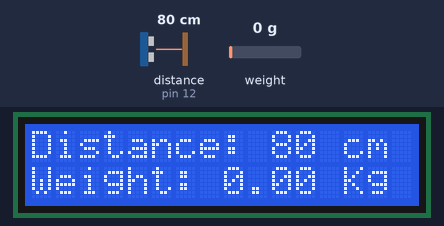
The sketch below on a simulated Arduino Mega 2560, built with avr-gcc and run on an emulated ATmega2560. Parts: 16×2 character LCD. The inputs (shaded band) are chosen by the test bench; at power-on: distance to the obstacle (sensor on pin 12) 80 cm, weight on the scale 0 g. The echo pulse lasts 58.3 µs per cm; what the sketch prints to the serial monitor is not drawn.

Above: at 2.2 s.
2.3 s: distance to the obstacle (sensor on pin 12) set to 2 cm
At 4.6 s:
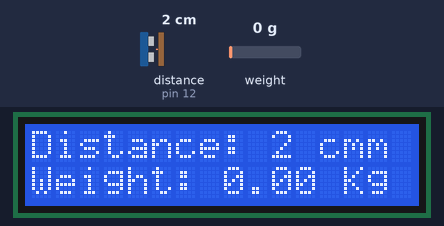
4.9 s: weight on the scale set to 100 g
At 6.5 s:
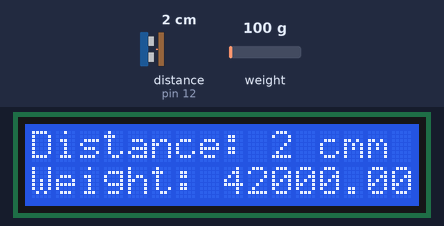
7.2 s: distance to the obstacle (sensor on pin 12) set to 4 cm
At 8.3 s:
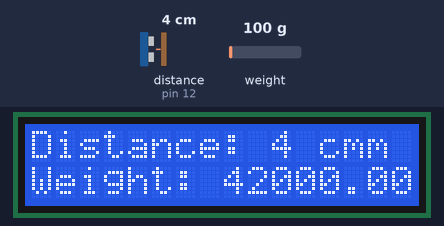
9.5 s: weight on the scale set to 1250 g
At 11.3 s:
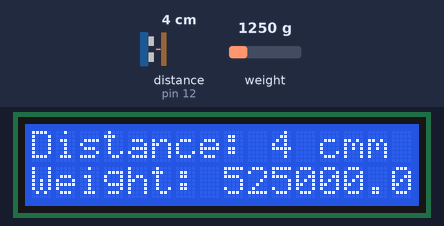
11.7 s: weight on the scale set to 100 g
At 13.1 s:
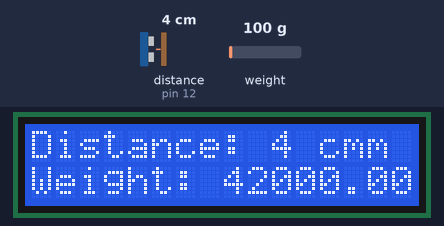
14.0 s: distance to the obstacle (sensor on pin 12) set to 18 cm
At 16.2 s:
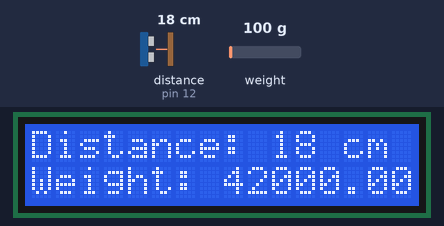
Timing chart, 0 to 17.3 s (numbered marks = the images above; inputs shaded):
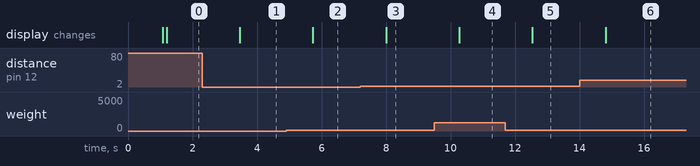

The sketch:

sourcecode.ino
```cpp
#include <Ultrasonic.h>
#include <HX711.h>
#include <Wire.h>
#include <LiquidCrystal_I2C.h>

#define TRIGGER_PIN 14
#define ECHO_PIN 12
#define LOADCELL_DOUT_PIN 46
#define LOADCELL_SCK_PIN 45
#define SDA_PIN 8
#define SCL_PIN 9

LiquidCrystal_I2C lcd(0x27, 16, 2);
Ultrasonic ultrasonic(TRIGGER_PIN, ECHO_PIN);
HX711 scale;

void setup() {
  Serial.begin(9600);
  scale.begin(LOADCELL_DOUT_PIN, LOADCELL_SCK_PIN);
  scale.set_scale(1.0);  // Reset the scale to 1.0 (no calibration factor applied)
  scale.tare();
  lcd.init();
  lcd.backlight();
  lcd.clear();
}

void loop() {
  // Read distance from ultrasonic sensor
  long distance = ultrasonic.distanceRead(CM);

  // Read weight from load cell
  float weight = scale.get_units();

  Serial.print("Distance: ");
  Serial.print(distance);
  Serial.print(" cm, Weight: ");
  lcd.setCursor(0, 0);
  lcd.print("Distance: ");
  lcd.print(distance);
  lcd.print(" cm");

  Serial.print(weight);
  Serial.println(" Kg");
  lcd.setCursor(0, 1);
  lcd.print("Weight: ");
  lcd.print(weight);
  lcd.print(" Kg");

  delay(1000); // Delay for 1 second
}
```

Measured:
- after the input at 2.3 s, the display: changes after 1.2 s (image 1)
- after the input at 4.9 s, the display: changes after 0.83 s (image 2)
- after the input at 7.2 s, the display: changes after 0.80 s (image 3)
- after the input at 9.5 s, the display: changes after 0.77 s (image 4)
- after the input at 11.7 s, the display: changes after 0.84 s (image 5)
- after the input at 14.0 s, the display: changes after 0.81 s (image 6)
